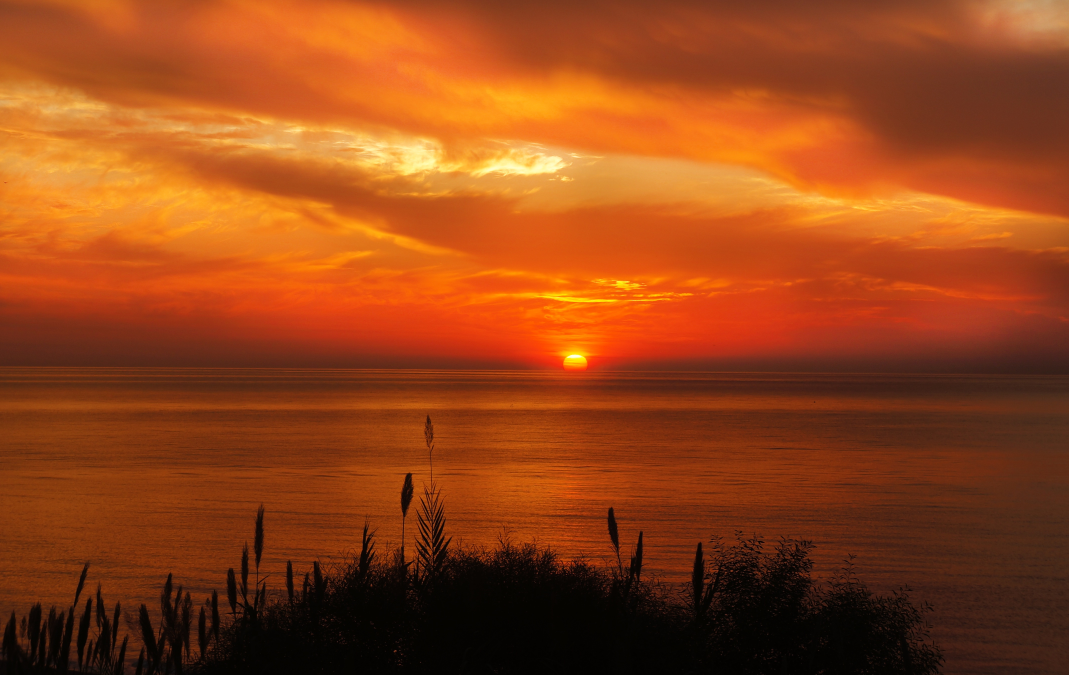
#> input picture Vision_Computing_Project_1/sunset.jpg, 4276 x 2700 px (shown at 1/4 size)
$ python Color_Transfer.py
#> lines starting #> are read from the running program, lines starting #| are printed output that depends on the picture
import cv2
import numpy as np

class ColorTransfer:
    def __init__(self):
        self.source_path="sunset.jpg"
        self.target_path="target.png"
    def show_image(self,name,img,size=300):
        r = size / float(img.shape[1])
        dim = (size, int(img.shape[0] * r))
        resized = cv2.resize(img, dim, interpolation=cv2.INTER_AREA)

        # show the resized image
        cv2.imshow(name, resized)
    def change_color_space(self,color_space):

#> called with color_space = 'LAB'
        source=cv2.imread(self.source_path)
#> source is the input picture: shape (2700, 4276, 3); mean B, G, R 23.2, 67.8, 148.1
        target=cv2.imread(self.target_path)
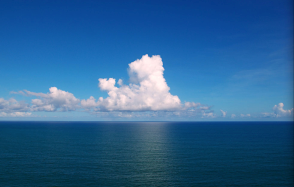
#> input picture Vision_Computing_Project_1/target.png, 294 x 187 px
#> target is the input picture: shape (187, 294, 3); mean B, G, R 147.3, 99.3, 45.1


        for i in dir(cv2):
            if i.startswith("COLOR_"):
                print(i)
        self.show_image('source', source)
        self.show_image('target', target)
        #input_color_space=cv2.COLOR_BGR2RGB
        if color_space == 'LAB':
            input_color_space=cv2.COLOR_BGR2LAB
            output_color_space=cv2.COLOR_LAB2BGR
        #(l,a,b)=source.split()
        elif color_space == 'LUV':
            input_color_space = cv2.COLOR_BGR2Luv
            output_color_space = cv2.COLOR_Luv2BGR
        elif color_space == 'YCRCB':
            input_color_space = cv2.COLOR_BGR2YCR_CB
            output_color_space = cv2.COLOR_YCR_CB2BGR

        source = cv2.cvtColor(source, input_color_space).astype("float32")
        target = cv2.cvtColor(target, input_color_space).astype("float32")
        #cv2.imshow('source in hsv',source)
        #cv2.imshow('target',target)
        (lmean_s,amean_s,bmean_s,lstd_s,astd_s,bstd_s)=self.imgsplit(source)
#> in imgsplit, `(l,a,b)=cv2.split(img)`:
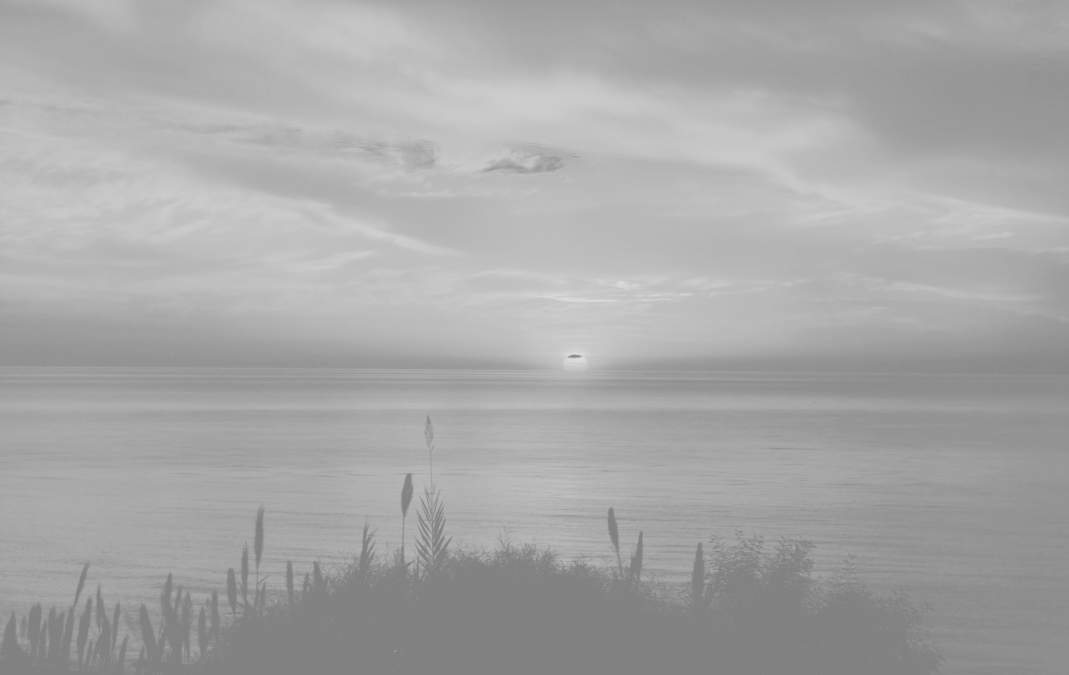
#> b: shape (2700, 4276) float32 (shown at 1/4 size); min 126, max 222, mean 167
#> in imgsplit, `lMean=l.mean()`: lMean = 97.64
#> in imgsplit, `aMean=a.mean()`: aMean = 158.1
#> in imgsplit, `bMean=b.mean()`: bMean = 167
#> in imgsplit, `lstd=l.std()`: lstd = 51.86
#> in imgsplit, `astd=a.std()`: astd = 15.2
#> in imgsplit, `bstd=b.std()`: bstd = 20.07
#> lmean_s = 97.64; amean_s = 158.1; bmean_s = 167; lstd_s = 51.86; astd_s = 15.2; bstd_s = 20.07
        (lmean_t, amean_t, bmean_t, lstd_t, astd_t, bstd_t) = self.imgsplit(target)
#> in imgsplit (call 2), `(l,a,b)=cv2.split(img)`:
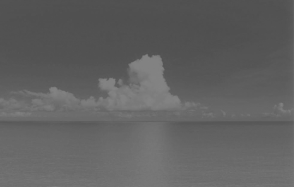
#> b: shape (187, 294) float32; min 79, max 132, mean 97
#> in imgsplit (call 2), `lMean=l.mean()`: lMean = 103.5
#> in imgsplit (call 2), `aMean=a.mean()`: aMean = 129.1
#> in imgsplit (call 2), `bMean=b.mean()`: bMean = 96.96
#> in imgsplit (call 2), `lstd=l.std()`: lstd = 44.57
#> in imgsplit (call 2), `astd=a.std()`: astd = 7.54
#> in imgsplit (call 2), `bstd=b.std()`: bstd = 13.81
#> lmean_t = 103.5; amean_t = 129.1; bmean_t = 96.96; lstd_t = 44.57; astd_t = 7.54; bstd_t = 13.81
        #(l_std_ratio,a_std_ratio,b_std_ratio)=(lstd_t,astd_t,bstd_t)/(lstd_s,astd_s,bstd_s)
        b_std_ratio=bstd_t/bstd_s
#> b_std_ratio = 0.688
        a_std_ratio=astd_t/astd_s
#> a_std_ratio = 0.496
        l_std_ratio=lstd_t/lstd_s
#> l_std_ratio = 0.859


        #print(l_s,a_s,b_s)
        """
        (l_s,a_s,b_s)=cv2.split(source)
        l_s -= lmean_s
        a_s -= amean_s
        b_s -= bmean_s
        """
        (l_t, a_t, b_t) = cv2.split(target)
        l_t -= lmean_t
        a_t -= amean_t
        b_t -= bmean_t
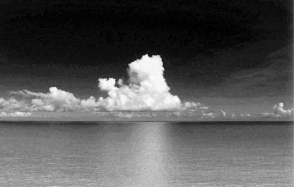
#> b_t: shape (187, 294) float32; min -17.96, max 35.04, mean 0; drawn with min black and max white

        #(l_t, a_t, b_t)=(l_t,a_t,b_t)-(lmean_t,amean_t,bmean_t)
        #(l,a,b)=((l_std_ratio, a_std_ratio, b_std_ratio) * (l_s,a_s,b_s) )+ (lmean_t,amean_t,bmean_t)
        l = (l_std_ratio * l_t) + lmean_s
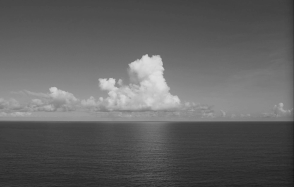
#> l: shape (187, 294) float32; min 25.85, max 224.4, mean 97.6
        a = (a_std_ratio * a_t) + amean_s
        b = (b_std_ratio * b_t) + bmean_s
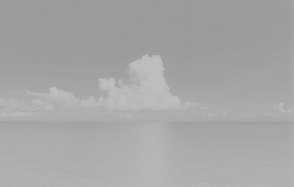
#> b: shape (187, 294) float32; min 154.6, max 191.1, mean 167

        l = np.clip(l, 0, 255)
        a = np.clip(a, 0, 255)
        b = np.clip(b, 0, 255)

        output=cv2.merge([l,a,b])

        output=cv2.cvtColor(output.astype("uint8"),output_color_space)
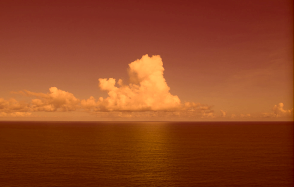
#> output: shape (187, 294, 3); mean B, G, R 32.8, 68.2, 144.4


        self.show_image('output',output)
        cv2.waitKey(0)


        #print(lmean,amean,bmean,lstd,astd,bstd)

        #cv2.waitKey(0)

        #print(source," ",target)
    def imgsplit(self,img):
        (l,a,b)=cv2.split(img)
        lMean=l.mean()
        aMean=a.mean()
        bMean=b.mean()
        lstd=l.std()
        astd=a.std()
        bstd=b.std()
        return (lMean,aMean,bMean,lstd,astd,bstd)
obj=ColorTransfer()
obj.change_color_space("LAB")
